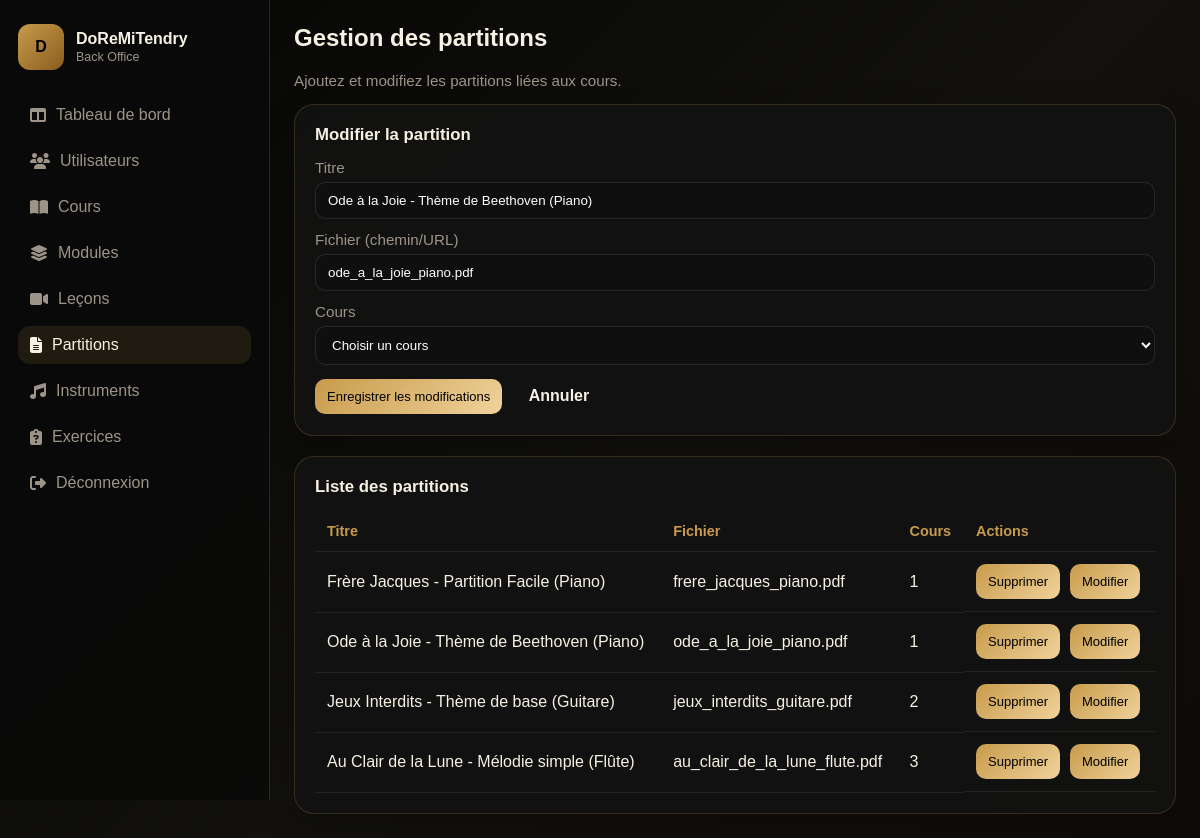
Page /admin/partitions.php?id=2 (signed in) on the committed database.
### tables this page shows
CREATE TABLE IF NOT EXISTS partitions (
  id INT AUTO_INCREMENT PRIMARY KEY,
  titre VARCHAR(255) NOT NULL,
  fichier VARCHAR(255) DEFAULT NULL,
  cours_id INT NOT NULL,
  FOREIGN KEY (cours_id) REFERENCES cours(id)
);

### config/gestion/partition.php (called while the page is built, shortened)
<?php
class partition
{
    private PDO $db;
    public function __construct($db)
    {
        $this->db = $db;
    }
    public function getAll(): array
    {
        $sql = 'SELECT * FROM partitions';
        return $this->db->query($sql)->fetchAll(PDO::FETCH_ASSOC);
    }
    public function getById($id):?array
    {
        $sql = 'SELECT * FROM partitions WHERE id=?';
        $stmt = $this->db->prepare($sql);
        $stmt->execute([$id]);
        return $stmt->fetch(PDO::FETCH_ASSOC)?:null;
    }
}
?>

### admin/partitions.php (the view, shortened to what this page needs)
<?php
require_once __DIR__ . '/../config/db.php';
require_once __DIR__ . '/../config/gestion/partition.php';
$partModel = new partition($pdo);
$editPart = null;
if (isset($_GET['id']) && is_numeric($_GET['id'])) {
    $editPart = $partModel->getById((int)$_GET['id']);
}
$partitions = $partModel->getAll();
?>
<!DOCTYPE html>
<html lang="fr">
<head>
  <link rel="stylesheet" href="admin.css" />
  <link rel="stylesheet" href="https://cdnjs.cloudflare.com/ajax/libs/font-awesome/6.7.2/css/all.min.css" />
</head>
<body>
  <div class="app-shell">
    <aside class="sidebar">
      <div class="brand">
        <div class="brand-mark">D</div>
        <div>
          <h1>DoReMiTendry</h1>
          <p>Back Office</p>
        </div>
      </div>
      <nav>
        <a href="dashboard.php"><i class="fa-solid fa-table-columns"></i> Tableau de bord</a>
        <a href="users.php"><i class="fa-solid fa-users"></i> Utilisateurs</a>
        <a href="courses.php"><i class="fa-solid fa-book-open"></i> Cours</a>
        <a href="modules.php"><i class="fa-solid fa-layer-group"></i> Modules</a>
        <a href="lecons.php"><i class="fa-solid fa-video"></i> Leçons</a>
        <a href="partitions.php" class="active"><i class="fa-solid fa-file-lines"></i> Partitions</a>
        <a href="instruments.php"><i class="fa-solid fa-music"></i> Instruments</a>
        <a href="exercices.php"><i class="fa-solid fa-clipboard-question"></i> Exercices</a>
        <a href="logout.php"><i class="fa-solid fa-right-from-bracket"></i> Déconnexion</a>
      </nav>
    </aside>
    <main class="main">
      <h2 style="margin-top:0;">Gestion des partitions</h2>
      <p class="muted">Ajoutez et modifiez les partitions liées aux cours.</p>
      <section class="card" style="margin-bottom:20px;">
        <div class="section-title">
          <h3><?= $editPart ? 'Modifier la partition' : 'Ajouter une partition' ?></h3>
        </div>
        <form method="post">
          <div class="form-group">
            <label>Titre</label>
            <input type="text" name="titre" value="<?= htmlspecialchars($editPart['titre'] ?? '') ?>" required />
          </div>
          <div class="form-group">
            <label>Fichier (chemin/URL)</label>
            <input type="text" name="fichier" value="<?= htmlspecialchars($editPart['fichier'] ?? '') ?>" />
          </div>
          <div class="form-group">
            <label>Cours</label>
            <select name="cours_id" required>
              <option value="">Choisir un cours</option>
            </select>
          </div>
          <button class="btn btn-gold" type="submit">
            <?= $editPart ? 'Enregistrer les modifications' : 'Créer la partition' ?>
          </button>
          <?php if ($editPart): ?>
            <a href="partitions.php" class="btn" style="margin-left: 10px;">Annuler</a>
          <?php endif; ?>
        </form>
      </section>
      <section class="card">
        <div class="section-title">
          <h3>Liste des partitions</h3>
        </div>
        <table class="table">
          <thead>
            <tr>
              <th>Titre</th>
              <th>Fichier</th>
              <th>Cours</th>
              <th>Actions</th>
            </tr>
          </thead>
          <tbody>
            <?php foreach ($partitions as $p): ?>
              <tr>
                <td><?= htmlspecialchars($p['titre'] ?? '') ?></td>
                <td><?= htmlspecialchars($p['fichier'] ?? '') ?></td>
                <td><?= htmlspecialchars($p['cours_id'] ?? '') ?></td>
                <td class="action-btn">
                  <form method="POST" style="display:inline;">
                    <input type="submit" name="suppr" value="Supprimer" class="btn btn-gold" onclick="return confirm('Confirmer la suppression ?')">
                  </form>
                  <a href="partitions.php?id=<?= $p['id'] ?>" class="btn btn-gold">Modifier</a>
                </td>
              </tr>
            <?php endforeach; ?>
          </tbody>
        </table>
      </section>
    </main>
  </div>
</body>
</html>

### admin/admin.css (style rules this page uses)
:root { --bg: #060606; --panel: #121212; --panel-2: #171717; --text: #f7f1e3; --muted: #9d9487; --gold: #c79b4b; --gold-deep: #8b5d1f; --border: rgba(199, 155, 75, 0.2); }
* { box-sizing: border-box; }
body { margin: 0; font-family: 'Poppins', sans-serif; background: linear-gradient(135deg, #050505, #12110d 55%, #0f0b08); color: var(--text); }
a { text-decoration: none; color: inherit; }
.app-shell { display:flex; min-height:100vh; }
.sidebar { width: 270px; background: rgba(10,10,10,.96); border-right:1px solid var(--border); padding:24px 18px; display:flex; flex-direction:column; gap:20px; position:sticky; top:0; height:100vh; }
.brand { display:flex; align-items:center; gap:12px; }
.brand-mark { width:46px; height:46px; border-radius:12px; background:linear-gradient(135deg, var(--gold), var(--gold-deep)); color:#000; display:grid; place-items:center; font-weight:700; }
.brand h1 { font-size:1rem; margin:0; }
.brand p { margin:2px 0 0; color:var(--muted); font-size:.78rem; }
.sidebar nav { display:flex; flex-direction:column; gap:8px; margin-top:6px; }
.sidebar a { display:flex; align-items:center; gap:10px; padding:10px 12px; border-radius:12px; color:var(--muted); transition:.2s ease; }
.sidebar a:hover, .sidebar a.active { background:rgba(199,155,75,.12); color:var(--text); }
.main { flex:1; padding:24px; }
.hero, .card, .stat-card { background:rgba(18,18,18,.9); border:1px solid var(--border); border-radius:20px; box-shadow:0 10px 30px rgba(0,0,0,.25); }
.card { padding:20px; }
.section-title { display:flex; justify-content:space-between; align-items:center; margin-bottom:14px; }
.section-title h3 { margin:0; font-size:1.05rem; }
.table { width:100%; border-collapse:collapse; margin-top:12px; }
.table th, .table td { padding:12px; text-align:left; border-bottom:1px solid rgba(255,255,255,.08); }
.table th { color:var(--gold); font-size:.9rem; }
.form-group { display:flex; flex-direction:column; gap:6px; margin-bottom:12px; }
.form-group label { color:var(--muted); font-size:.95rem; }
.form-group input, .form-group select, .form-group textarea { padding:10px 12px; border-radius:10px; border:1px solid rgba(255,255,255,.1); background:#0f0f0f; color:#fff; }
.btn { display:inline-block; padding:10px 12px; border-radius:10px; border:none; cursor:pointer; font-weight:600; }
.btn-gold { background:linear-gradient(135deg, var(--gold), #f0d29b); color:#000; font-size: small; font-weight: 500; }
.muted { color:#9d9487; font-size:.95rem; }
.action-btn { display:flex; flex-direction:row; gap: 10px; }

### rows in the picture
partitions: titre "Ode à la Joie - Thème de Beethoven (Piano)", fichier "ode_a_la_joie_piano.pdf", cours "1"
partitions: titre "Frère Jacques - Partition Facile (Piano)", fichier "frere_jacques_piano.pdf", cours "1"
partitions: titre "Jeux Interdits - Thème de base (Guitare)", fichier "jeux_interdits_guitare.pdf", cours "2"
partitions: titre "Au Clair de la Lune - Mélodie simple (Flûte)", fichier "au_clair_de_la_lune_flute.pdf", cours "3"
